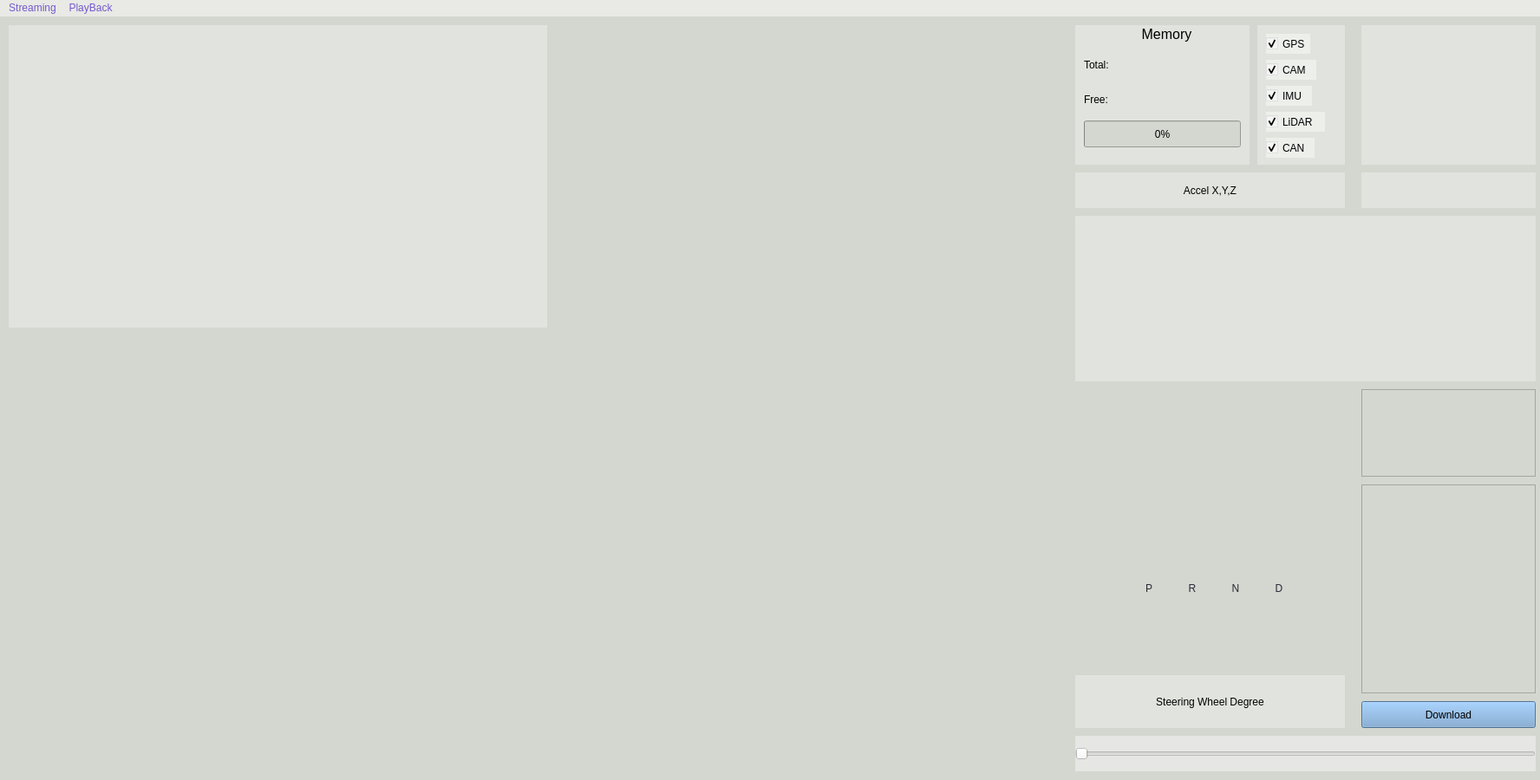
<?xml version="1.0" encoding="UTF-8"?>
<ui version="4.0">
 <class>MainWindow</class>
 <widget class="QMainWindow" name="MainWindow">
  <property name="geometry">
   <rect>
    <x>0</x>
    <y>0</y>
    <width>1776</width>
    <height>900</height>
   </rect>
  </property>
  <property name="windowTitle">
   <string>DIVA _ Data Intergration for Vehicle Assistance</string>
  </property>
  <property name="styleSheet">
   <string notr="true">background : rgb(211, 215, 207)</string>
  </property>
  <widget class="QWidget" name="centralwidget">
   <widget class="QLabel" name="label_5">
    <property name="geometry">
     <rect>
      <x>1240</x>
      <y>760</y>
      <width>311</width>
      <height>61</height>
     </rect>
    </property>
    <property name="styleSheet">
     <string notr="true">background-color: rgba(255,255,255,80);
</string>
    </property>
    <property name="text">
     <string>Steering Wheel Degree</string>
    </property>
    <property name="alignment">
     <set>Qt::AlignCenter</set>
    </property>
   </widget>
   <widget class="QLabel" name="label_7">
    <property name="geometry">
     <rect>
      <x>1570</x>
      <y>180</y>
      <width>201</width>
      <height>41</height>
     </rect>
    </property>
    <property name="styleSheet">
     <string notr="true">background-color: rgba(255,255,255,80);
color: rgb(98, 114, 164);</string>
    </property>
    <property name="text">
     <string/>
    </property>
    <property name="alignment">
     <set>Qt::AlignCenter</set>
    </property>
   </widget>
   <widget class="QSlider" name="horizontalSlider">
    <property name="geometry">
     <rect>
      <x>1240</x>
      <y>830</y>
      <width>531</width>
      <height>41</height>
     </rect>
    </property>
    <property name="styleSheet">
     <string notr="true">color: rgb(238, 238, 236);
background-color: rgba(238, 238, 236, 180);</string>
    </property>
    <property name="orientation">
     <enum>Qt::Horizontal</enum>
    </property>
   </widget>
   <widget class="QPushButton" name="pushButton">
    <property name="geometry">
     <rect>
      <x>1570</x>
      <y>790</y>
      <width>201</width>
      <height>31</height>
     </rect>
    </property>
    <property name="styleSheet">
     <string notr="true">background : rgb(114, 159, 207)</string>
    </property>
    <property name="text">
     <string>Download</string>
    </property>
   </widget>
   <widget class="QWidget" name="gridLayoutWidget">
    <property name="geometry">
     <rect>
      <x>1240</x>
      <y>430</y>
      <width>311</width>
      <height>201</height>
     </rect>
    </property>
    <layout class="QGridLayout" name="gridLayout"/>
   </widget>
   <widget class="QWidget" name="gridLayoutWidget_2">
    <property name="geometry">
     <rect>
      <x>10</x>
      <y>370</y>
      <width>621</width>
      <height>501</height>
     </rect>
    </property>
    <layout class="QGridLayout" name="gridLayout_2">
     <item row="0" column="0">
      <layout class="QGridLayout" name="gridLayout_3"/>
     </item>
    </layout>
   </widget>
   <widget class="QLabel" name="P_label">
    <property name="geometry">
     <rect>
      <x>1300</x>
      <y>640</y>
      <width>50</width>
      <height>40</height>
     </rect>
    </property>
    <property name="styleSheet">
     <string notr="true">font: 75 30pt &quot;Ubuntu Mono&quot;;
color: rgb(40, 42, 54);
background-color: rgba(255, 255, 255,0);psql -h localhost -p 5432 -U diva -d &quot;diva&quot;</string>
    </property>
    <property name="text">
     <string>P</string>
    </property>
    <property name="alignment">
     <set>Qt::AlignCenter</set>
    </property>
   </widget>
   <widget class="QLabel" name="R_label">
    <property name="geometry">
     <rect>
      <x>1350</x>
      <y>640</y>
      <width>50</width>
      <height>40</height>
     </rect>
    </property>
    <property name="styleSheet">
     <string notr="true">font: 75 30pt &quot;Ubuntu Mono&quot;;
color: rgb(40, 42, 54);
background-color: rgba(255, 255, 255,0);psql -h localhost -p 5432 -U diva -d &quot;diva&quot;</string>
    </property>
    <property name="text">
     <string>R</string>
    </property>
    <property name="alignment">
     <set>Qt::AlignCenter</set>
    </property>
   </widget>
   <widget class="QLabel" name="N_label">
    <property name="geometry">
     <rect>
      <x>1400</x>
      <y>640</y>
      <width>50</width>
      <height>40</height>
     </rect>
    </property>
    <property name="styleSheet">
     <string notr="true">font: 75 30pt &quot;Ubuntu Mono&quot;;
color: rgb(40, 42, 54);
background-color: rgba(255, 255, 255,0);psql -h localhost -p 5432 -U diva -d &quot;diva&quot;</string>
    </property>
    <property name="text">
     <string>N</string>
    </property>
    <property name="alignment">
     <set>Qt::AlignCenter</set>
    </property>
   </widget>
   <widget class="QLabel" name="D_label">
    <property name="geometry">
     <rect>
      <x>1450</x>
      <y>640</y>
      <width>50</width>
      <height>40</height>
     </rect>
    </property>
    <property name="styleSheet">
     <string notr="true">font: 75 30pt &quot;Ubuntu Mono&quot;;
color: rgb(40, 42, 54);
background-color: rgba(255, 255, 255,0);psql -h localhost -p 5432 -U diva -d &quot;diva&quot;</string>
    </property>
    <property name="text">
     <string>D</string>
    </property>
    <property name="alignment">
     <set>Qt::AlignCenter</set>
    </property>
   </widget>
   <widget class="QLabel" name="label">
    <property name="geometry">
     <rect>
      <x>1420</x>
      <y>680</y>
      <width>80</width>
      <height>80</height>
     </rect>
    </property>
    <property name="styleSheet">
     <string notr="true">background-color: rgba(255, 255, 255,0)</string>
    </property>
    <property name="text">
     <string/>
    </property>
    <property name="pixmap">
     <pixmap>rightarrowbefore.png</pixmap>
    </property>
   </widget>
   <widget class="QLabel" name="label_2">
    <property name="geometry">
     <rect>
      <x>1300</x>
      <y>680</y>
      <width>80</width>
      <height>80</height>
     </rect>
    </property>
    <property name="styleSheet">
     <string notr="true">background-color: rgba(255, 255, 255,0)</string>
    </property>
    <property name="text">
     <string/>
    </property>
    <property name="pixmap">
     <pixmap>leftarrowbefore.png</pixmap>
    </property>
   </widget>
   <widget class="QLabel" name="total">
    <property name="geometry">
     <rect>
      <x>1250</x>
      <y>40</y>
      <width>181</width>
      <height>32</height>
     </rect>
    </property>
    <property name="styleSheet">
     <string notr="true">background-color: rgba(255,255,255,0);</string>
    </property>
    <property name="text">
     <string>Total: </string>
    </property>
   </widget>
   <widget class="QLabel" name="usage">
    <property name="geometry">
     <rect>
      <x>1250</x>
      <y>80</y>
      <width>181</width>
      <height>31</height>
     </rect>
    </property>
    <property name="styleSheet">
     <string notr="true">background-color: rgba(255,255,255,0);
</string>
    </property>
    <property name="text">
     <string>Free: </string>
    </property>
   </widget>
   <widget class="QLabel" name="label_8">
    <property name="geometry">
     <rect>
      <x>1240</x>
      <y>180</y>
      <width>311</width>
      <height>41</height>
     </rect>
    </property>
    <property name="styleSheet">
     <string notr="true">background-color: rgba(255,255,255,80);
</string>
    </property>
    <property name="text">
     <string>Accel X,Y,Z</string>
    </property>
    <property name="alignment">
     <set>Qt::AlignCenter</set>
    </property>
   </widget>
   <widget class="QLabel" name="label_6">
    <property name="geometry">
     <rect>
      <x>1450</x>
      <y>10</y>
      <width>101</width>
      <height>161</height>
     </rect>
    </property>
    <property name="styleSheet">
     <string notr="true">background-color: rgba(255,255,255,80);
</string>
    </property>
    <property name="text">
     <string/>
    </property>
    <property name="alignment">
     <set>Qt::AlignCenter</set>
    </property>
   </widget>
   <widget class="QLabel" name="label_9">
    <property name="geometry">
     <rect>
      <x>1240</x>
      <y>10</y>
      <width>201</width>
      <height>161</height>
     </rect>
    </property>
    <property name="styleSheet">
     <string notr="true">background-color: rgba(255,255,255,80);
color: rgb(98, 114, 164);</string>
    </property>
    <property name="text">
     <string/>
    </property>
    <property name="alignment">
     <set>Qt::AlignCenter</set>
    </property>
   </widget>
   <widget class="QLabel" name="label_10">
    <property name="geometry">
     <rect>
      <x>1290</x>
      <y>10</y>
      <width>111</width>
      <height>20</height>
     </rect>
    </property>
    <property name="font">
     <font>
      <pointsize>12</pointsize>
     </font>
    </property>
    <property name="styleSheet">
     <string notr="true">background-color: rgba(255,255,255,0);</string>
    </property>
    <property name="text">
     <string>Memory</string>
    </property>
    <property name="alignment">
     <set>Qt::AlignCenter</set>
    </property>
   </widget>
   <widget class="QProgressBar" name="progressBar">
    <property name="geometry">
     <rect>
      <x>1250</x>
      <y>120</y>
      <width>181</width>
      <height>31</height>
     </rect>
    </property>
    <property name="font">
     <font>
      <weight>50</weight>
      <bold>false</bold>
      <underline>false</underline>
      <strikeout>false</strikeout>
     </font>
    </property>
    <property name="autoFillBackground">
     <bool>false</bool>
    </property>
    <property name="value">
     <number>0</number>
    </property>
   </widget>
   <widget class="QCheckBox" name="gps_cb">
    <property name="geometry">
     <rect>
      <x>1460</x>
      <y>20</y>
      <width>51</width>
      <height>23</height>
     </rect>
    </property>
    <property name="styleSheet">
     <string notr="true">background-color: rgba(255, 255, 255, 100);</string>
    </property>
    <property name="text">
     <string>GPS</string>
    </property>
    <property name="checked">
     <bool>true</bool>
    </property>
   </widget>
   <widget class="QCheckBox" name="imu_cb">
    <property name="geometry">
     <rect>
      <x>1460</x>
      <y>80</y>
      <width>53</width>
      <height>23</height>
     </rect>
    </property>
    <property name="styleSheet">
     <string notr="true">background-color: rgba(255, 255, 255, 100);</string>
    </property>
    <property name="text">
     <string>IMU</string>
    </property>
    <property name="checked">
     <bool>true</bool>
    </property>
   </widget>
   <widget class="QCheckBox" name="can_cb">
    <property name="geometry">
     <rect>
      <x>1460</x>
      <y>140</y>
      <width>56</width>
      <height>23</height>
     </rect>
    </property>
    <property name="styleSheet">
     <string notr="true">background-color: rgba(255, 255, 255, 100);</string>
    </property>
    <property name="text">
     <string>CAN</string>
    </property>
    <property name="checked">
     <bool>true</bool>
    </property>
   </widget>
   <widget class="QCheckBox" name="cam_cb">
    <property name="geometry">
     <rect>
      <x>1460</x>
      <y>50</y>
      <width>58</width>
      <height>23</height>
     </rect>
    </property>
    <property name="styleSheet">
     <string notr="true">background-color: rgba(255, 255, 255, 100);</string>
    </property>
    <property name="text">
     <string>CAM</string>
    </property>
    <property name="checked">
     <bool>true</bool>
    </property>
   </widget>
   <widget class="QCheckBox" name="lidar_cb">
    <property name="geometry">
     <rect>
      <x>1460</x>
      <y>110</y>
      <width>68</width>
      <height>23</height>
     </rect>
    </property>
    <property name="styleSheet">
     <string notr="true">background-color: rgba(255, 255, 255, 100);</string>
    </property>
    <property name="text">
     <string>LiDAR</string>
    </property>
    <property name="checked">
     <bool>true</bool>
    </property>
   </widget>
   <widget class="QLabel" name="Cam">
    <property name="geometry">
     <rect>
      <x>10</x>
      <y>10</y>
      <width>621</width>
      <height>349</height>
     </rect>
    </property>
    <property name="styleSheet">
     <string notr="true">background-color: rgba(255,255,255,80);
</string>
    </property>
    <property name="text">
     <string/>
    </property>
   </widget>
   <widget class="QLabel" name="signal1">
    <property name="geometry">
     <rect>
      <x>690</x>
      <y>845</y>
      <width>10</width>
      <height>15</height>
     </rect>
    </property>
    <property name="styleSheet">
     <string notr="true">background-color: rgba(255,255,255,0);
border-radius: 5px;</string>
    </property>
    <property name="text">
     <string/>
    </property>
   </widget>
   <widget class="QLabel" name="signal2">
    <property name="geometry">
     <rect>
      <x>700</x>
      <y>840</y>
      <width>10</width>
      <height>20</height>
     </rect>
    </property>
    <property name="styleSheet">
     <string notr="true">background-color: rgba(255,255,255,0);
border-radius: 5px;</string>
    </property>
    <property name="text">
     <string/>
    </property>
   </widget>
   <widget class="QLabel" name="signal3">
    <property name="geometry">
     <rect>
      <x>710</x>
      <y>830</y>
      <width>10</width>
      <height>30</height>
     </rect>
    </property>
    <property name="styleSheet">
     <string notr="true">background-color: rgba(255,255,255,0);
border-radius: 5px;</string>
    </property>
    <property name="text">
     <string/>
    </property>
   </widget>
   <widget class="QListWidget" name="Scene_list">
    <property name="geometry">
     <rect>
      <x>1570</x>
      <y>540</y>
      <width>201</width>
      <height>241</height>
     </rect>
    </property>
   </widget>
   <widget class="QListWidget" name="Date_list">
    <property name="geometry">
     <rect>
      <x>1570</x>
      <y>430</y>
      <width>201</width>
      <height>101</height>
     </rect>
    </property>
   </widget>
   <widget class="QCustomPlot" name="plot" native="true">
    <property name="geometry">
     <rect>
      <x>1240</x>
      <y>230</y>
      <width>531</width>
      <height>191</height>
     </rect>
    </property>
    <property name="styleSheet">
     <string notr="true">background-color: rgba(255,255,255,80);</string>
    </property>
   </widget>
   <widget class="QLabel" name="logo">
    <property name="geometry">
     <rect>
      <x>1570</x>
      <y>10</y>
      <width>201</width>
      <height>161</height>
     </rect>
    </property>
    <property name="styleSheet">
     <string notr="true">background-color: rgba(255,255,255,80);</string>
    </property>
    <property name="text">
     <string/>
    </property>
   </widget>
   <zorder>label_6</zorder>
   <zorder>gps_cb</zorder>
   <zorder>imu_cb</zorder>
   <zorder>can_cb</zorder>
   <zorder>cam_cb</zorder>
   <zorder>lidar_cb</zorder>
   <zorder>label_9</zorder>
   <zorder>label_5</zorder>
   <zorder>label_7</zorder>
   <zorder>horizontalSlider</zorder>
   <zorder>pushButton</zorder>
   <zorder>gridLayoutWidget</zorder>
   <zorder>gridLayoutWidget_2</zorder>
   <zorder>P_label</zorder>
   <zorder>R_label</zorder>
   <zorder>N_label</zorder>
   <zorder>D_label</zorder>
   <zorder>label</zorder>
   <zorder>label_2</zorder>
   <zorder>total</zorder>
   <zorder>usage</zorder>
   <zorder>label_8</zorder>
   <zorder>label_10</zorder>
   <zorder>progressBar</zorder>
   <zorder>Cam</zorder>
   <zorder>signal1</zorder>
   <zorder>signal2</zorder>
   <zorder>signal3</zorder>
   <zorder>Scene_list</zorder>
   <zorder>Date_list</zorder>
   <zorder>plot</zorder>
   <zorder>logo</zorder>
  </widget>
  <widget class="QMenuBar" name="menubar">
   <property name="geometry">
    <rect>
     <x>0</x>
     <y>0</y>
     <width>1776</width>
     <height>22</height>
    </rect>
   </property>
   <property name="styleSheet">
    <string notr="true">background-color: rgba(238, 238, 236, 200);
color: rgba(103, 73, 203, 230);</string>
   </property>
   <widget class="QMenu" name="menuStreaming">
    <property name="styleSheet">
     <string notr="true"/>
    </property>
    <property name="title">
     <string>Streaming</string>
    </property>
    <addaction name="actionInitializing"/>
    <addaction name="actionLive_Streaming"/>
    <addaction name="actionStreaming_End"/>
   </widget>
   <widget class="QMenu" name="menuPlayback">
    <property name="title">
     <string>PlayBack</string>
    </property>
    <addaction name="actionInitializing_2"/>
    <addaction name="actionGet_Log"/>
    <addaction name="actionFinish"/>
   </widget>
   <addaction name="menuStreaming"/>
   <addaction name="menuPlayback"/>
  </widget>
  <action name="actionLive_Streaming">
   <property name="text">
    <string>Live Streaming</string>
   </property>
  </action>
  <action name="actionGet_Log">
   <property name="text">
    <string>Get Log</string>
   </property>
  </action>
  <action name="actionStreaming_End">
   <property name="text">
    <string>Streaming End</string>
   </property>
  </action>
  <action name="actionInitializing">
   <property name="text">
    <string>Initializing</string>
   </property>
  </action>
  <action name="actionIntializing">
   <property name="text">
    <string>Intializing</string>
   </property>
  </action>
  <action name="actionInitializing_2">
   <property name="text">
    <string>Initializing</string>
   </property>
  </action>
  <action name="actionStroing_To_DB">
   <property name="text">
    <string>Stroing To DB</string>
   </property>
  </action>
  <action name="actionFinish">
   <property name="text">
    <string>Finish</string>
   </property>
  </action>
  <action name="actionTest">
   <property name="text">
    <string>Test</string>
   </property>
  </action>
  <action name="actionJSON_Parsing">
   <property name="text">
    <string>JSON Parsing</string>
   </property>
  </action>
  <action name="actionDB_Storing">
   <property name="text">
    <string>DB Storing</string>
   </property>
  </action>
 </widget>
 <customwidgets>
  <customwidget>
   <class>QCustomPlot</class>
   <extends>QWidget</extends>
   <header>qcustomplot.h</header>
   <container>1</container>
  </customwidget>
 </customwidgets>
 <resources/>
 <connections/>
</ui>
